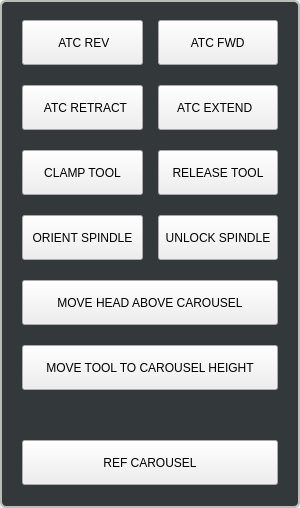
<?xml version="1.0" encoding="UTF-8"?>
<ui version="4.0">
 <class>USER_ATC_BUTTONS</class>
 <widget class="QWidget" name="USER_ATC_BUTTONS">
  <property name="geometry">
   <rect>
    <x>0</x>
    <y>0</y>
    <width>299</width>
    <height>508</height>
   </rect>
  </property>
  <property name="sizePolicy">
   <sizepolicy hsizetype="Preferred" vsizetype="Preferred">
    <horstretch>0</horstretch>
    <verstretch>0</verstretch>
   </sizepolicy>
  </property>
  <property name="windowTitle">
   <string>User Atc Buttons</string>
  </property>
  <property name="layoutDirection">
   <enum>Qt::LeftToRight</enum>
  </property>
  <layout class="QVBoxLayout" name="verticalLayout">
   <property name="spacing">
    <number>0</number>
   </property>
   <property name="leftMargin">
    <number>0</number>
   </property>
   <property name="topMargin">
    <number>0</number>
   </property>
   <property name="rightMargin">
    <number>0</number>
   </property>
   <property name="bottomMargin">
    <number>0</number>
   </property>
   <item>
    <widget class="QWidget" name="widget_64" native="true">
     <property name="sizePolicy">
      <sizepolicy hsizetype="Preferred" vsizetype="Preferred">
       <horstretch>0</horstretch>
       <verstretch>0</verstretch>
      </sizepolicy>
     </property>
     <property name="minimumSize">
      <size>
       <width>300</width>
       <height>0</height>
      </size>
     </property>
     <property name="maximumSize">
      <size>
       <width>300</width>
       <height>16777215</height>
      </size>
     </property>
     <property name="styleSheet">
      <string notr="true">.QWidget {
    background-color: rgb(51, 57, 59);
    border-style: solid;
    border-color: rgb(186, 189, 182);
    border-width: 2px;
    border-radius: 6px;
}</string>
     </property>
     <layout class="QVBoxLayout" name="verticalLayout_66">
      <property name="spacing">
       <number>16</number>
      </property>
      <property name="leftMargin">
       <number>20</number>
      </property>
      <property name="topMargin">
       <number>18</number>
      </property>
      <property name="rightMargin">
       <number>20</number>
      </property>
      <property name="bottomMargin">
       <number>21</number>
      </property>
      <item>
       <layout class="QHBoxLayout" name="horizontalLayout_115" stretch="0,0">
        <property name="spacing">
         <number>15</number>
        </property>
        <property name="sizeConstraint">
         <enum>QLayout::SetFixedSize</enum>
        </property>
        <property name="leftMargin">
         <number>2</number>
        </property>
        <property name="topMargin">
         <number>2</number>
        </property>
        <property name="rightMargin">
         <number>2</number>
        </property>
        <property name="bottomMargin">
         <number>2</number>
        </property>
        <item>
         <widget class="MDIButton" name="atc_rev_button">
          <property name="sizePolicy">
           <sizepolicy hsizetype="Preferred" vsizetype="Fixed">
            <horstretch>1</horstretch>
            <verstretch>0</verstretch>
           </sizepolicy>
          </property>
          <property name="minimumSize">
           <size>
            <width>120</width>
            <height>45</height>
           </size>
          </property>
          <property name="maximumSize">
           <size>
            <width>16777215</width>
            <height>45</height>
           </size>
          </property>
          <property name="mouseTracking">
           <bool>true</bool>
          </property>
          <property name="tabletTracking">
           <bool>false</bool>
          </property>
          <property name="focusPolicy">
           <enum>Qt::NoFocus</enum>
          </property>
          <property name="toolTip">
           <string>M11P1 User Defined Macro Call from Subroutine Folder</string>
          </property>
          <property name="toolTipDuration">
           <number>-1</number>
          </property>
          <property name="styleSheet">
           <string notr="true">MDIButton {
    font: 15pt &quot;Bebas Kai&quot;;
}</string>
          </property>
          <property name="text">
           <string> ATC REV</string>
          </property>
          <property name="icon">
           <iconset resource="../../../../src/probe_basic/probe_basic.qrc">
            <normaloff>:/images/ccw_arrow.png</normaloff>:/images/ccw_arrow.png</iconset>
          </property>
          <property name="iconSize">
           <size>
            <width>20</width>
            <height>20</height>
           </size>
          </property>
          <property name="MDICommand" stdset="0">
           <string>M12P1</string>
          </property>
         </widget>
        </item>
        <item>
         <widget class="MDIButton" name="atc_fwd_button">
          <property name="sizePolicy">
           <sizepolicy hsizetype="Preferred" vsizetype="Fixed">
            <horstretch>1</horstretch>
            <verstretch>0</verstretch>
           </sizepolicy>
          </property>
          <property name="minimumSize">
           <size>
            <width>120</width>
            <height>45</height>
           </size>
          </property>
          <property name="maximumSize">
           <size>
            <width>16777215</width>
            <height>45</height>
           </size>
          </property>
          <property name="focusPolicy">
           <enum>Qt::NoFocus</enum>
          </property>
          <property name="toolTip">
           <string>M12 P1 User Defined Macro Call from Subroutine Folder</string>
          </property>
          <property name="layoutDirection">
           <enum>Qt::RightToLeft</enum>
          </property>
          <property name="styleSheet">
           <string notr="true">MDIButton {
    font: 15pt &quot;Bebas Kai&quot;;
}</string>
          </property>
          <property name="text">
           <string> ATC FWD </string>
          </property>
          <property name="icon">
           <iconset resource="../../../../src/probe_basic/probe_basic.qrc">
            <normaloff>:/images/cw_arrow.png</normaloff>:/images/cw_arrow.png</iconset>
          </property>
          <property name="iconSize">
           <size>
            <width>20</width>
            <height>20</height>
           </size>
          </property>
          <property name="MDICommand" stdset="0">
           <string>M11P1</string>
          </property>
         </widget>
        </item>
       </layout>
      </item>
      <item>
       <layout class="QHBoxLayout" name="horizontalLayout_116" stretch="0,0">
        <property name="spacing">
         <number>15</number>
        </property>
        <property name="sizeConstraint">
         <enum>QLayout::SetFixedSize</enum>
        </property>
        <property name="leftMargin">
         <number>2</number>
        </property>
        <property name="topMargin">
         <number>2</number>
        </property>
        <property name="rightMargin">
         <number>2</number>
        </property>
        <property name="bottomMargin">
         <number>2</number>
        </property>
        <item>
         <widget class="SubCallButton" name="atc_retract_button">
          <property name="sizePolicy">
           <sizepolicy hsizetype="Preferred" vsizetype="Fixed">
            <horstretch>1</horstretch>
            <verstretch>0</verstretch>
           </sizepolicy>
          </property>
          <property name="minimumSize">
           <size>
            <width>120</width>
            <height>45</height>
           </size>
          </property>
          <property name="maximumSize">
           <size>
            <width>16777215</width>
            <height>45</height>
           </size>
          </property>
          <property name="layoutDirection">
           <enum>Qt::LeftToRight</enum>
          </property>
          <property name="styleSheet">
           <string notr="true">SubCallButton {
    color: white;
    border-color: black;
    border-style: solid;
    border-radius: 5px;
    border-width: 2px;
    background: qlineargradient(spread:pad, x1:0, y1:1, x2:0, y2:0, stop:0 rgba(213, 218, 216, 255), stop:0.169312 rgba(82, 82, 83, 255), stop:0.328042 rgba(72, 70, 73, 255), stop:0.492063 rgba(78, 77, 79, 255), stop:0.703704 rgba(72, 70, 73, 255), stop:0.86 rgba(82, 82, 83, 255), stop:1 rgba(213, 218, 216, 255));
    font-family: &quot;Bebas Kai&quot;;
    font-size: 15pt;
}

SubCallButton:disabled {
    border-color: gray;
}

SubCallButton:hover {
    background:  qlineargradient(x1: 0, y1: 0, x2: 0, y2: 1, stop: 0 #A19E9E, stop: 1.0 #5C5959);
}

SubCallButton:pressed {
    background:  qlineargradient(spread:pad, x1:0, y1:0, x2:0, y2:1, stop:0 rgba(85, 85, 238, 255), stop:0.544974 rgba(90, 91, 239, 255), stop:1 rgba(126, 135, 243, 255));
}
</string>
          </property>
          <property name="text">
           <string>  ATC RETRACT</string>
          </property>
          <property name="icon">
           <iconset resource="../../../../src/probe_basic/probe_basic.qrc">
            <normaloff>:/images/left_arrow.png</normaloff>:/images/left_arrow.png</iconset>
          </property>
          <property name="iconSize">
           <size>
            <width>20</width>
            <height>20</height>
           </size>
          </property>
          <property name="filename" stdset="0">
           <string>retractatc.ngc</string>
          </property>
         </widget>
        </item>
        <item>
         <widget class="SubCallButton" name="atc_extend_button">
          <property name="sizePolicy">
           <sizepolicy hsizetype="Preferred" vsizetype="Fixed">
            <horstretch>1</horstretch>
            <verstretch>0</verstretch>
           </sizepolicy>
          </property>
          <property name="minimumSize">
           <size>
            <width>120</width>
            <height>45</height>
           </size>
          </property>
          <property name="maximumSize">
           <size>
            <width>16777215</width>
            <height>45</height>
           </size>
          </property>
          <property name="layoutDirection">
           <enum>Qt::RightToLeft</enum>
          </property>
          <property name="styleSheet">
           <string notr="true">SubCallButton {
    color: white;
    border-color: black;
    border-style: solid;
    border-radius: 5px;
    border-width: 2px;
    background: qlineargradient(spread:pad, x1:0, y1:1, x2:0, y2:0, stop:0 rgba(213, 218, 216, 255), stop:0.169312 rgba(82, 82, 83, 255), stop:0.328042 rgba(72, 70, 73, 255), stop:0.492063 rgba(78, 77, 79, 255), stop:0.703704 rgba(72, 70, 73, 255), stop:0.86 rgba(82, 82, 83, 255), stop:1 rgba(213, 218, 216, 255));
    font-family: &quot;Bebas Kai&quot;;
    font-size: 15pt;
}

SubCallButton:disabled {
    border-color: gray;
}

SubCallButton:hover {
    background:  qlineargradient(x1: 0, y1: 0, x2: 0, y2: 1, stop: 0 #A19E9E, stop: 1.0 #5C5959);
}

SubCallButton:pressed {
    background:  qlineargradient(spread:pad, x1:0, y1:0, x2:0, y2:1, stop:0 rgba(85, 85, 238, 255), stop:0.544974 rgba(90, 91, 239, 255), stop:1 rgba(126, 135, 243, 255));
}
</string>
          </property>
          <property name="text">
           <string>ATC EXTEND  </string>
          </property>
          <property name="icon">
           <iconset resource="../../../../src/probe_basic/probe_basic.qrc">
            <normaloff>:/images/right_arrow.png</normaloff>:/images/right_arrow.png</iconset>
          </property>
          <property name="iconSize">
           <size>
            <width>20</width>
            <height>20</height>
           </size>
          </property>
          <property name="filename" stdset="0">
           <string>extendatc.ngc</string>
          </property>
         </widget>
        </item>
       </layout>
      </item>
      <item>
       <layout class="QHBoxLayout" name="horizontalLayout_117" stretch="0,0">
        <property name="spacing">
         <number>15</number>
        </property>
        <property name="leftMargin">
         <number>2</number>
        </property>
        <property name="topMargin">
         <number>2</number>
        </property>
        <property name="rightMargin">
         <number>2</number>
        </property>
        <property name="bottomMargin">
         <number>2</number>
        </property>
        <item>
         <widget class="SubCallButton" name="clamp_tool_button">
          <property name="sizePolicy">
           <sizepolicy hsizetype="Preferred" vsizetype="Fixed">
            <horstretch>1</horstretch>
            <verstretch>0</verstretch>
           </sizepolicy>
          </property>
          <property name="minimumSize">
           <size>
            <width>120</width>
            <height>45</height>
           </size>
          </property>
          <property name="maximumSize">
           <size>
            <width>16777215</width>
            <height>45</height>
           </size>
          </property>
          <property name="styleSheet">
           <string notr="true">SubCallButton {
    color: white;
    border-color: black;
    border-style: solid;
    border-radius: 5px;
    border-width: 2px;
    background: qlineargradient(spread:pad, x1:0, y1:1, x2:0, y2:0, stop:0 rgba(213, 218, 216, 255), stop:0.169312 rgba(82, 82, 83, 255), stop:0.328042 rgba(72, 70, 73, 255), stop:0.492063 rgba(78, 77, 79, 255), stop:0.703704 rgba(72, 70, 73, 255), stop:0.86 rgba(82, 82, 83, 255), stop:1 rgba(213, 218, 216, 255));
    font-family: &quot;Bebas Kai&quot;;
    font-size: 15pt;
}

SubCallButton:disabled {
    border-color: gray;
}

SubCallButton:hover {
    background:  qlineargradient(x1: 0, y1: 0, x2: 0, y2: 1, stop: 0 #A19E9E, stop: 1.0 #5C5959);
}

SubCallButton:pressed {
    background:  qlineargradient(spread:pad, x1:0, y1:0, x2:0, y2:1, stop:0 rgba(85, 85, 238, 255), stop:0.544974 rgba(90, 91, 239, 255), stop:1 rgba(126, 135, 243, 255));
}
</string>
          </property>
          <property name="text">
           <string>CLAMP TOOL</string>
          </property>
          <property name="filename" stdset="0">
           <string>clamptool.ngc</string>
          </property>
         </widget>
        </item>
        <item>
         <widget class="SubCallButton" name="release_tool_button">
          <property name="enabled">
           <bool>true</bool>
          </property>
          <property name="sizePolicy">
           <sizepolicy hsizetype="Preferred" vsizetype="Fixed">
            <horstretch>1</horstretch>
            <verstretch>0</verstretch>
           </sizepolicy>
          </property>
          <property name="minimumSize">
           <size>
            <width>120</width>
            <height>45</height>
           </size>
          </property>
          <property name="maximumSize">
           <size>
            <width>16777215</width>
            <height>45</height>
           </size>
          </property>
          <property name="styleSheet">
           <string notr="true">SubCallButton {
    color: white;
    border-color: black;
    border-style: solid;
    border-radius: 5px;
    border-width: 2px;
    background: qlineargradient(spread:pad, x1:0, y1:1, x2:0, y2:0, stop:0 rgba(213, 218, 216, 255), stop:0.169312 rgba(82, 82, 83, 255), stop:0.328042 rgba(72, 70, 73, 255), stop:0.492063 rgba(78, 77, 79, 255), stop:0.703704 rgba(72, 70, 73, 255), stop:0.86 rgba(82, 82, 83, 255), stop:1 rgba(213, 218, 216, 255));
    font-family: &quot;Bebas Kai&quot;;
    font-size: 15pt;
}

SubCallButton:disabled {
    border-color: gray;
}

SubCallButton:hover {
    background:  qlineargradient(x1: 0, y1: 0, x2: 0, y2: 1, stop: 0 #A19E9E, stop: 1.0 #5C5959);
}

SubCallButton:pressed {
    background:  qlineargradient(spread:pad, x1:0, y1:0, x2:0, y2:1, stop:0 rgba(85, 85, 238, 255), stop:0.544974 rgba(90, 91, 239, 255), stop:1 rgba(126, 135, 243, 255));
}
</string>
          </property>
          <property name="text">
           <string>RELEASE TOOL</string>
          </property>
          <property name="rules" stdset="0">
           <string>[{&quot;name&quot;: &quot;New Rule&quot;, &quot;property&quot;: &quot;Enable&quot;, &quot;expression&quot;: &quot;not ch[0]&quot;, &quot;channels&quot;: [{&quot;url&quot;: &quot;status:spindle.0.enabled&quot;, &quot;trigger&quot;: true}]}]</string>
          </property>
          <property name="filename" stdset="0">
           <string>unclamptool.ngc</string>
          </property>
         </widget>
        </item>
       </layout>
      </item>
      <item>
       <layout class="QHBoxLayout" name="horizontalLayout_152" stretch="0,0">
        <property name="spacing">
         <number>15</number>
        </property>
        <property name="leftMargin">
         <number>2</number>
        </property>
        <property name="topMargin">
         <number>2</number>
        </property>
        <property name="rightMargin">
         <number>2</number>
        </property>
        <property name="bottomMargin">
         <number>2</number>
        </property>
        <item>
         <widget class="SubCallButton" name="spindle_orientation">
          <property name="sizePolicy">
           <sizepolicy hsizetype="Preferred" vsizetype="Fixed">
            <horstretch>1</horstretch>
            <verstretch>0</verstretch>
           </sizepolicy>
          </property>
          <property name="minimumSize">
           <size>
            <width>120</width>
            <height>45</height>
           </size>
          </property>
          <property name="maximumSize">
           <size>
            <width>16777215</width>
            <height>45</height>
           </size>
          </property>
          <property name="styleSheet">
           <string notr="true">SubCallButton {
    color: white;
    border-color: black;
    border-style: solid;
    border-radius: 5px;
    border-width: 2px;
    background: qlineargradient(spread:pad, x1:0, y1:1, x2:0, y2:0, stop:0 rgba(213, 218, 216, 255), stop:0.169312 rgba(82, 82, 83, 255), stop:0.328042 rgba(72, 70, 73, 255), stop:0.492063 rgba(78, 77, 79, 255), stop:0.703704 rgba(72, 70, 73, 255), stop:0.86 rgba(82, 82, 83, 255), stop:1 rgba(213, 218, 216, 255));
    font-family: &quot;Bebas Kai&quot;;
    font-size: 15pt;
}

SubCallButton:disabled {
    border-color: gray;
}

SubCallButton:hover {
    background:  qlineargradient(x1: 0, y1: 0, x2: 0, y2: 1, stop: 0 #A19E9E, stop: 1.0 #5C5959);
}

SubCallButton:pressed {
    background:  qlineargradient(spread:pad, x1:0, y1:0, x2:0, y2:1, stop:0 rgba(85, 85, 238, 255), stop:0.544974 rgba(90, 91, 239, 255), stop:1 rgba(126, 135, 243, 255));
}
</string>
          </property>
          <property name="text">
           <string>ORIENT SPINDLE</string>
          </property>
          <property name="checkable">
           <bool>true</bool>
          </property>
          <property name="filename" stdset="0">
           <string>orientspindle.ngc</string>
          </property>
         </widget>
        </item>
        <item>
         <widget class="MDIButton" name="unlock_spindle">
          <property name="sizePolicy">
           <sizepolicy hsizetype="Preferred" vsizetype="Fixed">
            <horstretch>1</horstretch>
            <verstretch>0</verstretch>
           </sizepolicy>
          </property>
          <property name="minimumSize">
           <size>
            <width>120</width>
            <height>45</height>
           </size>
          </property>
          <property name="maximumSize">
           <size>
            <width>16777215</width>
            <height>45</height>
           </size>
          </property>
          <property name="focusPolicy">
           <enum>Qt::NoFocus</enum>
          </property>
          <property name="toolTip">
           <string>M112 User Defined Macro Call from Subroutine Folder</string>
          </property>
          <property name="layoutDirection">
           <enum>Qt::RightToLeft</enum>
          </property>
          <property name="styleSheet">
           <string notr="true">MDIButton {
    font: 15pt &quot;Bebas Kai&quot;;
}</string>
          </property>
          <property name="text">
           <string>UNLOCK SPINDLE</string>
          </property>
          <property name="iconSize">
           <size>
            <width>20</width>
            <height>20</height>
           </size>
          </property>
          <property name="MDICommand" stdset="0">
           <string>M5</string>
          </property>
         </widget>
        </item>
       </layout>
      </item>
      <item>
       <layout class="QHBoxLayout" name="horizontalLayout_174" stretch="0">
        <property name="spacing">
         <number>15</number>
        </property>
        <property name="leftMargin">
         <number>2</number>
        </property>
        <property name="topMargin">
         <number>2</number>
        </property>
        <property name="rightMargin">
         <number>2</number>
        </property>
        <property name="bottomMargin">
         <number>2</number>
        </property>
        <item>
         <widget class="SubCallButton" name="move_head_above_carousel_button">
          <property name="sizePolicy">
           <sizepolicy hsizetype="Preferred" vsizetype="Fixed">
            <horstretch>1</horstretch>
            <verstretch>0</verstretch>
           </sizepolicy>
          </property>
          <property name="minimumSize">
           <size>
            <width>120</width>
            <height>45</height>
           </size>
          </property>
          <property name="maximumSize">
           <size>
            <width>16777215</width>
            <height>45</height>
           </size>
          </property>
          <property name="styleSheet">
           <string notr="true">SubCallButton {
    color: white;
    border-color: black;
    border-style: solid;
    border-radius: 5px;
    border-width: 2px;
    background: qlineargradient(spread:pad, x1:0, y1:1, x2:0, y2:0, stop:0 rgba(213, 218, 216, 255), stop:0.169312 rgba(82, 82, 83, 255), stop:0.328042 rgba(72, 70, 73, 255), stop:0.492063 rgba(78, 77, 79, 255), stop:0.703704 rgba(72, 70, 73, 255), stop:0.86 rgba(82, 82, 83, 255), stop:1 rgba(213, 218, 216, 255));
    font-family: &quot;Bebas Kai&quot;;
    font-size: 15pt;
}

SubCallButton:disabled {
    border-color: gray;
}

SubCallButton:hover {
    background:  qlineargradient(x1: 0, y1: 0, x2: 0, y2: 1, stop: 0 #A19E9E, stop: 1.0 #5C5959);
}

SubCallButton:pressed {
    background:  qlineargradient(spread:pad, x1:0, y1:0, x2:0, y2:1, stop:0 rgba(85, 85, 238, 255), stop:0.544974 rgba(90, 91, 239, 255), stop:1 rgba(126, 135, 243, 255));
}
</string>
          </property>
          <property name="text">
           <string>MOVE HEAD ABOVE CAROUSEL</string>
          </property>
          <property name="filename" stdset="0">
           <string>move_head_above_carousel.ngc</string>
          </property>
         </widget>
        </item>
       </layout>
      </item>
      <item>
       <layout class="QHBoxLayout" name="horizontalLayout_118" stretch="0">
        <property name="spacing">
         <number>15</number>
        </property>
        <property name="leftMargin">
         <number>2</number>
        </property>
        <property name="topMargin">
         <number>2</number>
        </property>
        <property name="rightMargin">
         <number>2</number>
        </property>
        <property name="bottomMargin">
         <number>2</number>
        </property>
        <item>
         <widget class="SubCallButton" name="move_tool_to_carousel_height_button">
          <property name="sizePolicy">
           <sizepolicy hsizetype="Preferred" vsizetype="Fixed">
            <horstretch>1</horstretch>
            <verstretch>0</verstretch>
           </sizepolicy>
          </property>
          <property name="minimumSize">
           <size>
            <width>120</width>
            <height>45</height>
           </size>
          </property>
          <property name="maximumSize">
           <size>
            <width>16777215</width>
            <height>45</height>
           </size>
          </property>
          <property name="styleSheet">
           <string notr="true">SubCallButton {
    color: white;
    border-color: black;
    border-style: solid;
    border-radius: 5px;
    border-width: 2px;
    background: qlineargradient(spread:pad, x1:0, y1:1, x2:0, y2:0, stop:0 rgba(213, 218, 216, 255), stop:0.169312 rgba(82, 82, 83, 255), stop:0.328042 rgba(72, 70, 73, 255), stop:0.492063 rgba(78, 77, 79, 255), stop:0.703704 rgba(72, 70, 73, 255), stop:0.86 rgba(82, 82, 83, 255), stop:1 rgba(213, 218, 216, 255));
    font-family: &quot;Bebas Kai&quot;;
    font-size: 15pt;
}

SubCallButton:disabled {
    border-color: gray;
}

SubCallButton:hover {
    background:  qlineargradient(x1: 0, y1: 0, x2: 0, y2: 1, stop: 0 #A19E9E, stop: 1.0 #5C5959);
}

SubCallButton:pressed {
    background:  qlineargradient(spread:pad, x1:0, y1:0, x2:0, y2:1, stop:0 rgba(85, 85, 238, 255), stop:0.544974 rgba(90, 91, 239, 255), stop:1 rgba(126, 135, 243, 255));
}
</string>
          </property>
          <property name="text">
           <string>MOVE TOOL TO CAROUSEL HEIGHT</string>
          </property>
          <property name="filename" stdset="0">
           <string>move_tool_to_carousel_height.ngc</string>
          </property>
         </widget>
        </item>
       </layout>
      </item>
      <item>
       <widget class="QLabel" name="label_20">
        <property name="sizePolicy">
         <sizepolicy hsizetype="Preferred" vsizetype="Preferred">
          <horstretch>0</horstretch>
          <verstretch>0</verstretch>
         </sizepolicy>
        </property>
        <property name="alignment">
         <set>Qt::AlignCenter</set>
        </property>
       </widget>
      </item>
      <item>
       <layout class="QHBoxLayout" name="horizontalLayout_119">
        <property name="spacing">
         <number>15</number>
        </property>
        <property name="leftMargin">
         <number>2</number>
        </property>
        <property name="topMargin">
         <number>2</number>
        </property>
        <property name="rightMargin">
         <number>2</number>
        </property>
        <property name="bottomMargin">
         <number>2</number>
        </property>
        <item>
         <widget class="MDIButton" name="reference_carousel">
          <property name="sizePolicy">
           <sizepolicy hsizetype="Preferred" vsizetype="Fixed">
            <horstretch>1</horstretch>
            <verstretch>0</verstretch>
           </sizepolicy>
          </property>
          <property name="minimumSize">
           <size>
            <width>125</width>
            <height>45</height>
           </size>
          </property>
          <property name="maximumSize">
           <size>
            <width>16777215</width>
            <height>45</height>
           </size>
          </property>
          <property name="focusPolicy">
           <enum>Qt::NoFocus</enum>
          </property>
          <property name="toolTip">
           <string>M13 User Defined Macro Call from Subroutine Folder</string>
          </property>
          <property name="styleSheet">
           <string notr="true">MDIButton {
    font: 15pt &quot;Bebas Kai&quot;;
}</string>
          </property>
          <property name="text">
           <string>REF CAROUSEL</string>
          </property>
          <property name="iconSize">
           <size>
            <width>20</width>
            <height>20</height>
           </size>
          </property>
          <property name="MDICommand" stdset="0">
           <string>M13</string>
          </property>
         </widget>
        </item>
       </layout>
      </item>
     </layout>
    </widget>
   </item>
  </layout>
 </widget>
 <customwidgets>
  <customwidget>
   <class>SubCallButton</class>
   <extends>QPushButton</extends>
   <header>qtpyvcp.widgets.button_widgets.subcall_button</header>
  </customwidget>
  <customwidget>
   <class>MDIButton</class>
   <extends>QPushButton</extends>
   <header>qtpyvcp.widgets.button_widgets.mdi_button</header>
  </customwidget>
 </customwidgets>
 <resources>
  <include location="../../../../src/probe_basic/probe_basic.qrc"/>
 </resources>
 <connections/>
</ui>
